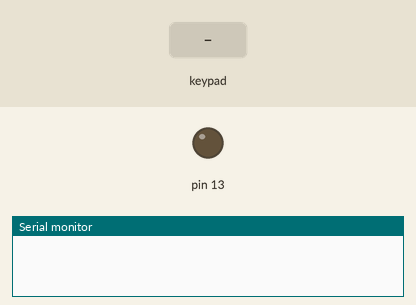
Recording of a sketch running on a simulated Arduino Uno, built with avr-gcc and run on an emulated ATmega328P. Parts: output pins drawn as LEDs (lit = HIGH), the last lines printed to the serial monitor. Inputs (shaded band) come from the test bench.

Above: at 1.2 s.
1.3 s: key '9' pressed
At 2.0 s:
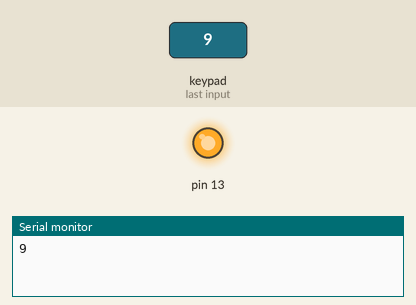
2.8 s: keypad keys 9 8 7 6 # pressed 0.4 s apart
At 5.2 s:
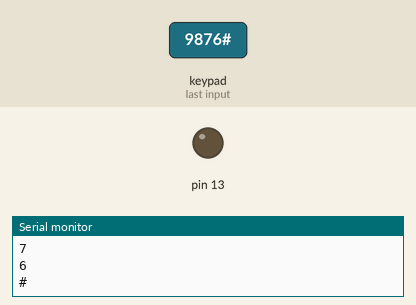
7.8 s: keypad keys 9 8 7 6 * pressed 0.4 s apart
At 8.1 s:
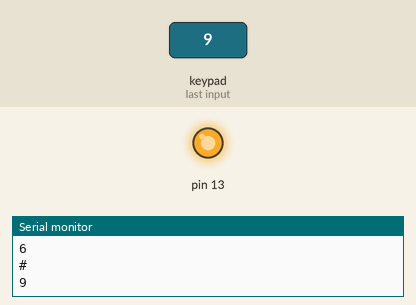
12.8 s: keypad keys 9 8 7 6 D pressed 0.4 s apart
At 15.2 s:
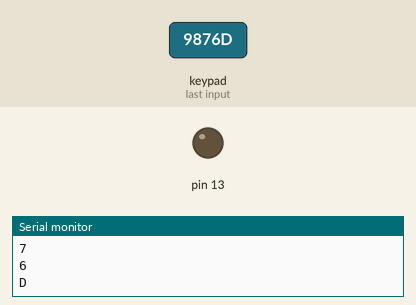
Timing chart, 0 to 16.7 s (numbered marks = the images above; inputs shaded):
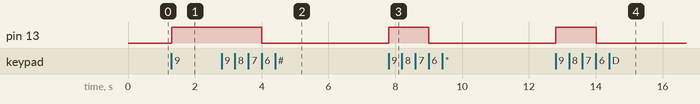

Measured:
- after the input at 1.3 s, pin 13: LOW → HIGH at once
- after the input at 2.8 s, pin 13: HIGH → LOW after 1.2 s
- after the input at 7.8 s, pin 13: LOW → HIGH at once, → LOW 1.2 s later
- after the input at 12.8 s, pin 13: LOW → HIGH at once, → LOW 1.2 s later

The sketch:

MemePad.ino
```cpp
#include <Keypad.h>

const byte ROWS = 4;
const byte COLS = 4;

char hexaKeys[ROWS][COLS] = {
  {'1', '2', '3', 'A'},
  {'4', '5', '6', 'B'},
  {'7', '8', '9', 'C'},
  {'*', '0', '#', 'D'}
};

byte rowPins[ROWS] = {9, 8, 7, 6};
byte colPins[COLS] = {5, 4, 3, 2};

Keypad customKeypad = Keypad(makeKeymap(hexaKeys), rowPins, colPins, ROWS, COLS);

void setup(){
  pinMode(13,OUTPUT);
  Serial.begin(9600);
}

void loop(){
  char customKey = customKeypad.getKey();

  if (customKey){
    Serial.println(customKey);

    switch (customKey)
    {
      case '9':
        digitalWrite(13, HIGH);
        break;

      case '6':
        digitalWrite(13,LOW);
        break;

  }
}}
```
